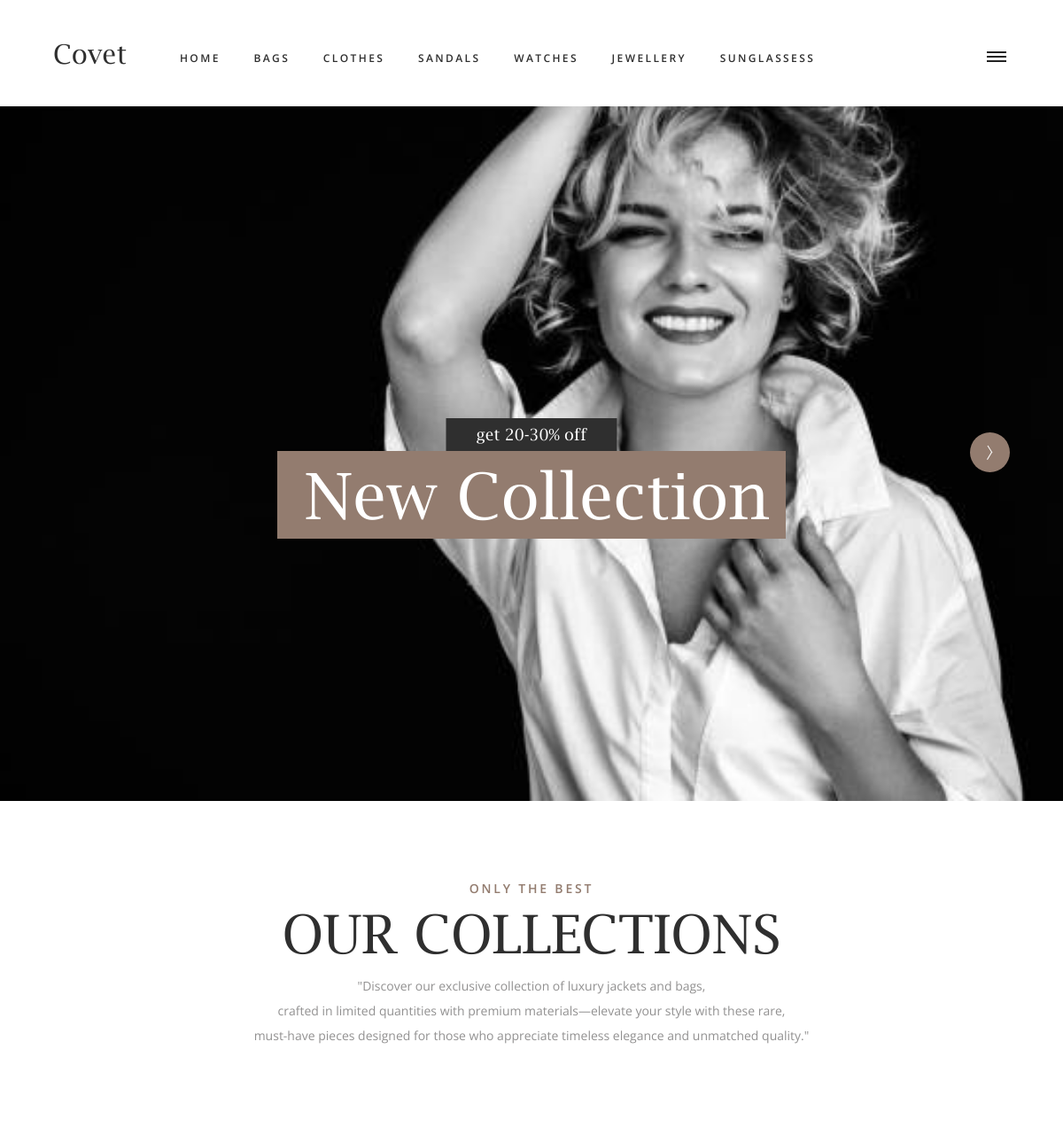
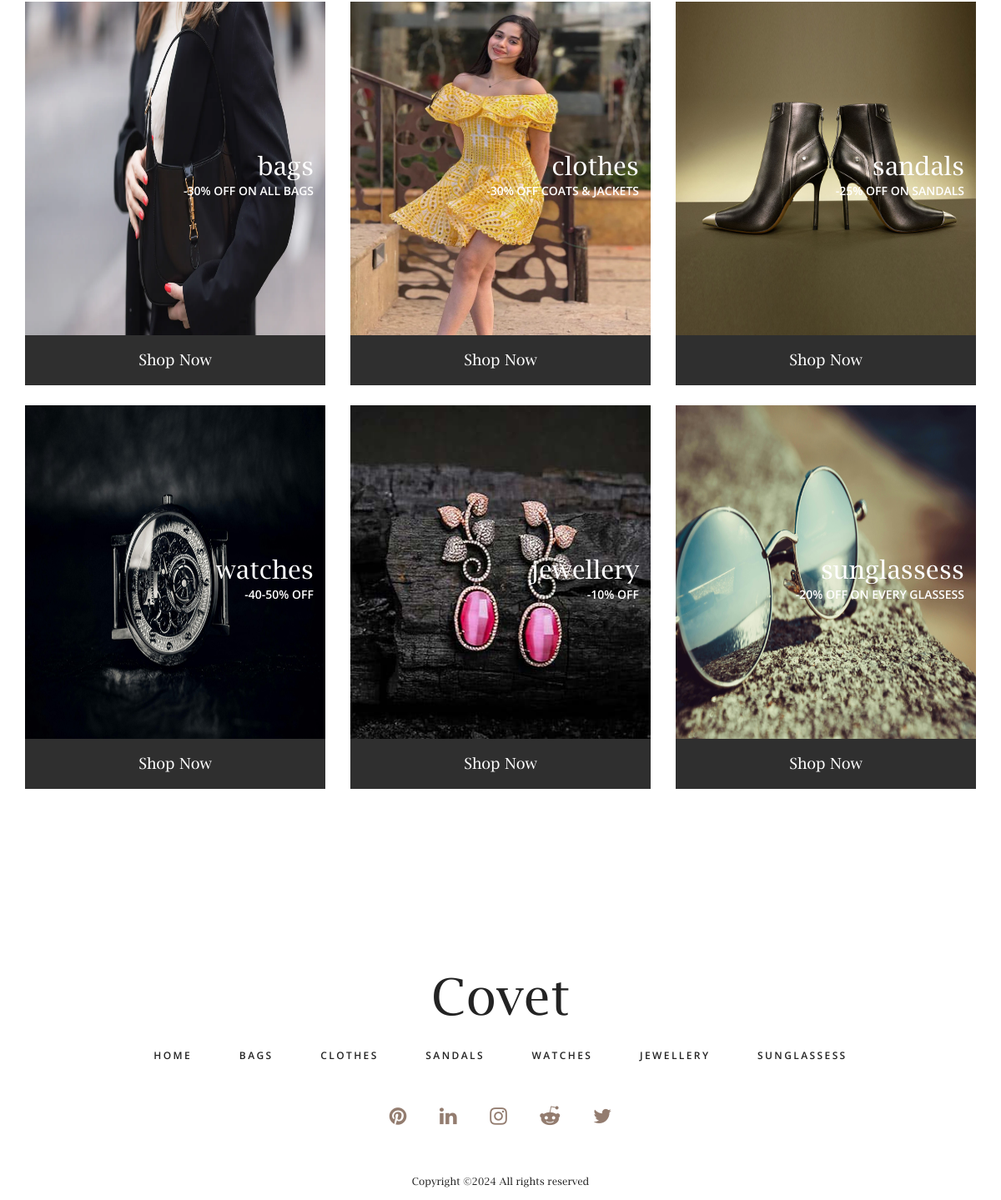
The page / on the database its author committed (2 pictures, top to bottom).
### shop/models.py (models this page shows, shortened)
class Category(models.Model):
    name = models.CharField(max_length=100)
    desc = models.TextField()
    image = models.ImageField(upload_to="category")

### shop/views.py (the view)
# urls.py: path('',views.allcategories,name="category"),
def allcategories(request):
    c = Category.objects.all()
    return render(request, 'category.html', {'cat': c})

### cart/context_processors.py (called while the page is built, shortened)
def count_items(request):
    u=request.user
    count=0
    return {'c':count}

### shop/context_processors.py (called while the page is built)
def menu_links(request):
    c=Category.objects.all()
    return {'links':c}

### templates/category.html (shortened to what this page needs)
{% extends 'base.html' %}
{% load static %}
{% block content %}
	<div class="home">
		<div class="home_slider_container">
			<div class="owl-carousel owl-theme home_slider">
				<div class="owl-item">
					<div class="home_slider_background" style="background-image:url('{% static "images/banner6.jpg" %}')"></div>
					<div class="home_slider_content">
						<div class="home_slider_content_inner">
							<div class="home_slider_subtitle">get 20-30% off  </div>
							<div class="home_slider_title">New Collection</div>
						</div>
					</div>
				</div>
			</div>
			<div class="home_slider_next d-flex flex-column align-items-center justify-content-center"><img src="{% static 'images/arrow_r.png' %}" alt=""></div>
		</div>
	</div>
<div class="promo" style="margin-bottom:100px;">
		<div class="container">
			<div class="row">
				<div class="col">
					<div class="section_title_container text-center">
						<div class="section_subtitle">only the best</div>
						<div class="section_title">Our Collections</div>
						<p class="text-center"> "Discover our exclusive collection of luxury jackets and bags, <br>
            crafted in limited quantities with premium materials—elevate your style with these rare, <br>
            must-have pieces designed for those who appreciate timeless elegance and unmatched quality."</p>
					</div>
				</div>
			</div>
			<div class="row promo_container g-4">
				{% for i in cat %}
				<div class="col-lg-4 promo_col mb-4">
					<div class="promo_item">
						<div class="promo_image">
							<img src="{{i.image.url}}" alt="" height="400px" width="100%">
							<div class="promo_content promo_content_1">
								<div class="promo_title">{{i.name}}</div>
								<div class="promo_subtitle">{{i.desc}}</div>
							</div>
						</div>
						<div class="promo_link"><a href="{% url 'shop:products' i.id %}">Shop Now</a></div>
					</div>
				</div>
				{% endfor %}
			</div>
		</div>
	</div>
{% endblock %}

### templates/base.html (shortened to what this page needs)
<!DOCTYPE html>
{% load static %}
<html lang="en">
<head>
<link rel="stylesheet" type="text/css" href="{% static 'styles/bootstrap4/bootstrap.min.css' %}">
<link href="{% static 'plugins/font-awesome-4.7.0/css/font-awesome.min.css' %}" rel="stylesheet" type="text/css">
<link rel="stylesheet" type="text/css" href="{% static 'plugins/OwlCarousel2-2.2.1/owl.carousel.css' %}">
<link rel="stylesheet" type="text/css" href="{% static 'plugins/OwlCarousel2-2.2.1/owl.theme.default.css' %}">
<link rel="stylesheet" type="text/css" href="{% static 'plugins/OwlCarousel2-2.2.1/animate.css' %}">
<link href="{% static 'plugins/colorbox/colorbox.css' %}" rel="stylesheet" type="text/css">
<link rel="stylesheet" type="text/css" href="{% static 'styles/main_styles.css' %}">
<link rel="stylesheet" type="text/css" href="{% static 'styles/responsive.css' %}">
<link rel="stylesheet" type="text/css" href="{% static 'styles/cart.css' %}">
<link rel="stylesheet" type="text/css" href="{% static 'styles/cart_responsive.css' %}">
</head>
<body>
<div class="super_container">
	<header class="header" style="margin-bottom:100px;">
		<div class="header_inner d-flex flex-row align-items-center justify-content-start">
			<div class="logo"><a href="#">Covet</a></div>
			<nav class="main_nav">
				<ul>
					<li><a href="{% url 'shop:category' %}">home</a></li>
					{% for i in links %}
            			<li><a href="{% url 'shop:products' i.id %}">{{i.name}}</a></li>
              		{% endfor %}
				</ul>
			</nav>
			<div class="header_content ml-auto">
			</div>
			<div class="burger_container d-flex flex-column align-items-center justify-content-around menu_mm"><div></div><div></div><div></div></div>
		</div>
	</header>
    {% block content %}
    {% endblock %}
	<footer class="footer">
		<div class="container-fluid">
			<div class="row">
				<div class="col text-center">
					<div class="footer_logo"><a href="#">Covet</a></div>
					<nav class="footer_nav">
						<ul>
							<li><a href="{% url 'shop:category' %}">home</a></li>
							{% for i in links %}
            					<li><a href="{% url 'shop:products' i.id %}">{{i.name}}</a></li>
              				{% endfor %}
						</ul>
					</nav>
					<div class="footer_social">
						<ul>
							<li><a href="https://www.pinterest.com/sarahandaric/references-for-art/"><i class="fa fa-pinterest" aria-hidden="true"></i></a></li>
							<li><a href="https://www.linkedin.com/in/sada-yoosuf-b60591258/"><i class="fa fa-linkedin" aria-hidden="true"></i></a></li>
							<li><a href="https://www.instagram.com/sada._.yoosuf/"><i class="fa fa-instagram" aria-hidden="true"></i></a></li>
							<li><a href="https://www.reddit.com"><i class="fa fa-reddit-alien" aria-hidden="true"></i></a></li>
							<li><a href="https://x.com/?lang=en"><i class="fa fa-twitter" aria-hidden="true"></i></a></li>
						</ul>
					</div>
					<div class="copyright">
Copyright &copy;<script>document.write(new Date().getFullYear());</script> All rights reserved
</div>
				</div>
			</div>
		</div>
	</footer>
</div>
</body>
</html>

### static/styles/responsive.css (style rules this page uses)
@media only screen and (max-width: 1600px) { .main_nav { padding-left: 100px; } }
@media only screen and (max-width: 1380px) { .main_nav { padding-left: 60px; } }
@media only screen and (max-width: 1380px) { .main_nav ul li { margin-right: 34px; } }

### static/styles/cart.css (style rules this page uses)
* { margin: 0; padding: 0; -webkit-font-smoothing: antialiased; -webkit-text-shadow: rgba(0,0,0,.01) 0 0 1px; text-shadow: rgba(0,0,0,.01) 0 0 1px; }
body { font-family: 'Open Sans', sans-serif; font-size: 14px; font-weight: 400; background: #FFFFFF; color: #2f2f2f; }
div { display: block; position: relative; -webkit-box-sizing: border-box; -moz-box-sizing: border-box; box-sizing: border-box; }
ul { list-style: none; margin-bottom: 0px; }
p { font-family: 'Open Sans', sans-serif; font-size: 14px; line-height: 2; font-weight: 400; color: #929191; -webkit-font-smoothing: antialiased; -webkit-text-shadow: rgba(0,0,0,.01) 0 0 1px; text-shadow: rgba(0,0,0,.01) 0 0 1px; }
a, a:hover, a:visited, a:active, a:link { text-decoration: none; -webkit-font-smoothing: antialiased; -webkit-text-shadow: rgba(0,0,0,.01) 0 0 1px; text-shadow: rgba(0,0,0,.01) 0 0 1px; }
.super_container { width: 100%; overflow: hidden; }
.section_subtitle { font-size: 14px; font-weight: 600; color: #937c6f; text-transform: uppercase; letter-spacing: 0.2em; }
.section_title { font-family: 'Lucida', serif; font-size: 60px; text-transform: uppercase; color: #2f2f2f; margin-top: -4px; }
.header { position: fixed; top: 0; left: 0; width: 100%; height: 120px; background: #FFFFFF; z-index: 100; padding-left: 60px; padding-right: 64px; -webkit-transition: all 200ms ease; -moz-transition: all 200ms ease; -ms-transition: all 200ms ease; -o-transition: all 200ms ease; transition: all 200ms ease; }
.header_inner { width: 100%; height: 100%; }
.logo a { font-family: 'Lucida', serif; font-size: 30px; color: #2f2f2f; }
.main_nav { padding-left: 252px; -webkit-transform: translateY(4px); -moz-transform: translateY(4px); -ms-transform: translateY(4px); -o-transform: translateY(4px); transform: translateY(4px); }
.main_nav ul li { display: inline-block; margin-right: 50px; }
.main_nav ul li:last-child { margin-right: 0; }
.main_nav ul li a { font-size: 12px; text-transform: uppercase; color: #2f2f2f; font-weight: 600; letter-spacing: 0.2em; -webkit-transition: all 200ms ease; -moz-transition: all 200ms ease; -ms-transition: all 200ms ease; -o-transition: all 200ms ease; transition: all 200ms ease; }
.burger_container { position: absolute; top: calc(50% + 4px); -webkit-transform: translateY(-50%); -moz-transform: translateY(-50%); -ms-transform: translateY(-50%); -o-transform: translateY(-50%); transform: translateY(-50%); right: 0; width: 22px; height: 16px; cursor: pointer; }
.burger_container div { width: 100%; height: 2px; background: #232323; -webkit-transition: all 200ms ease; -moz-transition: all 200ms ease; -ms-transition: all 200ms ease; -o-transition: all 200ms ease; transition: all 200ms ease; pointer-events: none; }
.home { width: 100%; }
.footer { padding-top: 80px; }
.footer_logo a { font-family: 'Lucida', serif; font-size: 60px; color: #232323; }
.footer_nav { margin-top: 14px; }
.footer_nav ul li { display: inline-block; margin-right: 53px; }
.footer_nav ul li:last-child { margin-right: 0; }
.footer_nav ul li a { font-size: 12px; text-transform: uppercase; color: #232323; font-weight: 600; letter-spacing: 0.2em; -webkit-transition: all 200ms ease; -moz-transition: all 200ms ease; -ms-transition: all 200ms ease; -o-transition: all 200ms ease; transition: all 200ms ease; }
.footer_social { margin-top: 51px; }
.footer_social ul li { display: inline-block; margin-right: 36px; }
.footer_social ul li:last-child { margin-right: 0; }
.footer_social ul li a i { font-size: 24px; color: #937c6f; -webkit-transition: all 200ms ease; -moz-transition: all 200ms ease; -ms-transition: all 200ms ease; -o-transition: all 200ms ease; transition: all 200ms ease; }
.copyright { margin-top: 56px; padding-bottom: 13px; font-family: 'Lucida', serif; font-size: 12px; color: #232323; }

### static/styles/cart_responsive.css (style rules this page uses)
@media only screen and (max-width: 1600px) { .main_nav { padding-left: 100px; } }
@media only screen and (max-width: 1380px) { .main_nav { padding-left: 60px; } }
@media only screen and (max-width: 1380px) { .main_nav ul li { margin-right: 34px; } }

### rows shown on the page
Category: name "BAGS", image (picture), name "bags", desc "-30% OFF ON ALL BAGS"
Category: name "CLOTHES", image (picture), name "clothes", desc "-30% OFF COATS & JACKETS"
Category: name "SANDALS", image (picture), name "sandals", desc "-25% OFF ON SANDALS"
Category: name "WATCHES", image (picture), name "watches", desc "-40-50% OFF"
Category: name "JEWELLERY", image (picture), name "jewellery", desc "-10% OFF"
Category: name "SUNGLASSESS", image (picture), name "sunglassess", desc "-20% OFF ON EVERY GLASSESS"
